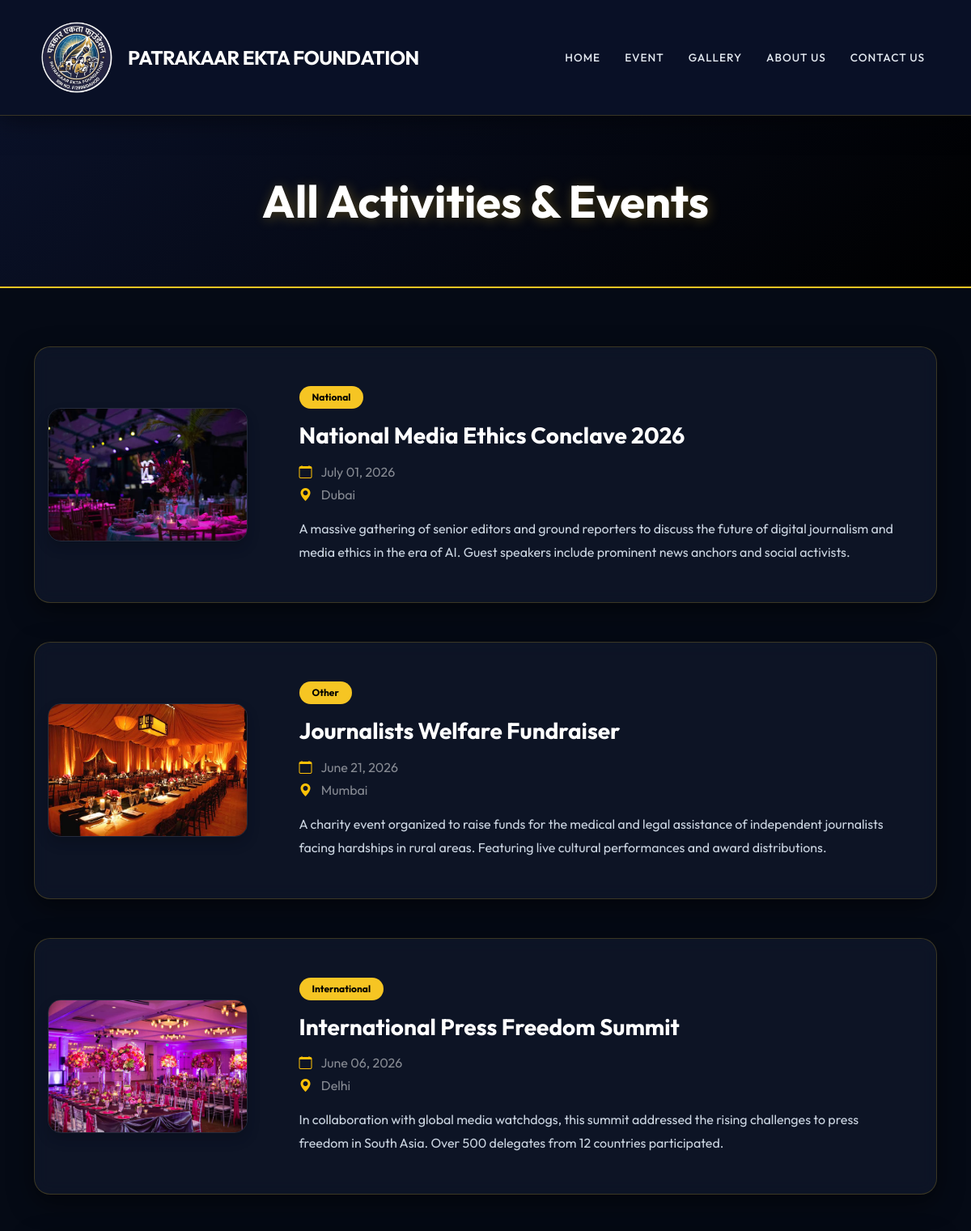
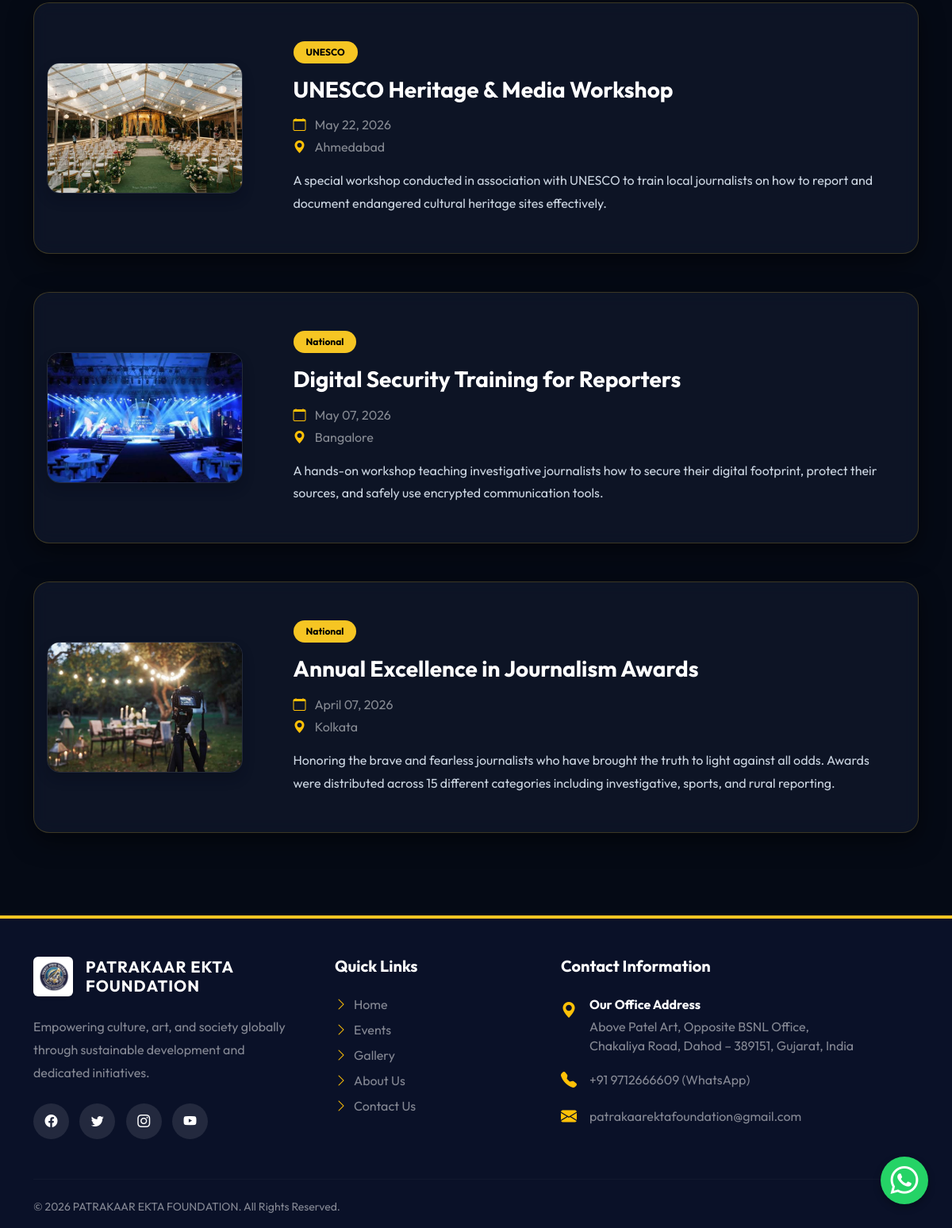
Screenshot of /events/ with the database file from the repository (2 pictures, top to bottom).
### main/models.py (models this page shows, shortened)
class Event(models.Model):
    EVENT_TYPES = (
        ('NATIONAL', 'National'),
        ('INTERNATIONAL', 'International'),
        ('UNESCO', 'UNESCO'),
        ('OTHER', 'Other'),
    )
    title = models.CharField(max_length=200)
    description = models.TextField()
    image = models.ImageField(upload_to='events/')
    date = models.DateField(blank=True, null=True)
    place = models.CharField(max_length=200, blank=True, null=True)
    event_type = models.CharField(max_length=50, choices=EVENT_TYPES, default='OTHER')
    is_active = models.BooleanField(default=True)
    class Meta:
        ordering = ['-date', '-id']

### main/views.py (the view)
# urls.py: path('events/', views.events, name='events'),
def events(request):
    events = Event.objects.filter(is_active=True)
    context = {'events': events}
    return render(request, 'main/events.html', context)

### main/templates/main/events.html (shortened to what this page needs)
{% extends 'main/base.html' %}
{% block content %}
<div class="py-5" style="background: linear-gradient(135deg, #0a1128 0%, #000000 100%); border-bottom: 2px solid var(--accent-color);">
    <div class="container text-center py-4" data-aos="fade-down">
        <h1 class="display-4 fw-bold text-white mb-0" style="text-shadow: 2px 2px 15px rgba(246,197,35,0.3);">All Activities & Events</h1>
    </div>
</div>
<div class="container my-5 py-4">
    <div class="row g-5">
        {% for event in events %}
        <div class="col-12" data-aos="fade-up" data-aos-delay="{{ forloop.counter0|add:1 }}00">
            <div class="card border-0" style="background: rgba(15, 23, 42, 0.8); backdrop-filter: blur(10px); border: 1px solid rgba(246, 197, 35, 0.2) !important; border-radius: 20px; overflow: hidden; box-shadow: 0 10px 30px rgba(0, 0, 0, 0.5); transition: transform 0.3s ease;" onmouseover="this.style.transform='translateY(-5px)'; this.style.borderColor='rgba(246,197,35,0.6)';" onmouseout="this.style.transform='translateY(0)'; this.style.borderColor='rgba(246,197,35,0.2)';">
                <div class="row g-0 align-items-center">
                    <div class="col-md-4 col-lg-3 text-center p-3">
                        {% if event.image %}
                        <img src="{{ event.image.url }}" class="img-fluid rounded-4 shadow" style="object-fit: contain; max-height: 250px; border: 1px solid rgba(255,255,255,0.1);" alt="{{ event.title }}">
                        {% endif %}
                    </div>
                    <div class="col-md-8 col-lg-9">
                        <div class="card-body p-4 p-md-5">
                            <span class="badge mb-3 py-2 px-3 rounded-pill" style="background: var(--accent-color); color: #000;">{{ event.get_event_type_display }}</span>
                            <h3 class="card-title text-white fw-bold mb-3">{{ event.title }}</h3>
                            {% if event.date %}
                            <p class="card-text text-white-50 mb-1"><i class="bi bi-calendar text-warning me-2"></i> {{ event.date|date:"F d, Y" }}</p>
                            {% endif %}
                            {% if event.place %}
                            <p class="card-text text-white-50 mb-3"><i class="bi bi-geo-alt-fill text-warning me-2"></i> {{ event.place }}</p>
                            {% endif %}
                            <p class="card-text text-light" style="line-height: 1.8; color: #cbd5e1 !important;">{{ event.description|linebreaksbr }}</p>
                        </div>
                    </div>
                </div>
            </div>
        </div>
        {% empty %}
        <div class="col-12 text-center text-white-50 py-5" data-aos="fade-up">
            <i class="bi bi-calendar-x display-1 mb-3 d-block text-warning"></i>
            <p class="fs-4">No events found. Please add events from the admin panel.</p>
        </div>
        {% endfor %}
    </div>
</div>
{% endblock %}

### main/templates/main/base.html (style rules this page uses)
:root { --primary-color: #0a1128; --accent-color: #f6c523; --bg-dark: #050a15; }
body { font-family: 'Outfit', sans-serif; background-color: var(--bg-dark); color: #e2e8f0; }

### rows the page displays
Event: image (picture), event_type "National", title "National Media Ethics Conclave 2026", date "July 01, 2026", place "Dubai", description "A massive gathering of senior editors and ground reporters to discuss the future of digital journalism and media ethics in the era of AI. Guest speakers include prominent news anchors and social activists."
Event: image (picture), event_type "Other", title "Journalists Welfare Fundraiser", date "June 21, 2026", place "Mumbai", description "A charity event organized to raise funds for the medical and legal assistance of independent journalists facing hardships in rural areas. Featuring live cultural performances and award distributions."
Event: image (picture), event_type "International", title "International Press Freedom Summit", date "June 06, 2026", place "Delhi", description "In collaboration with global media watchdogs, this summit addressed the rising challenges to press freedom in South Asia. Over 500 delegates from 12 countries participated."
Event: image (picture), event_type "UNESCO", title "UNESCO Heritage & Media Workshop", date "May 22, 2026", place "Ahmedabad", description "A special workshop conducted in association with UNESCO to train local journalists on how to report and document endangered cultural heritage sites effectively."
Event: image (picture), event_type "National", title "Digital Security Training for Reporters", date "May 07, 2026", place "Bangalore", description "A hands-on workshop teaching investigative journalists how to secure their digital footprint, protect their sources, and safely use encrypted communication tools."
Event: image (picture), event_type "National", title "Annual Excellence in Journalism Awards", date "April 07, 2026", place "Kolkata", description "Honoring the brave and fearless journalists who have brought the truth to light against all odds. Awards were distributed across 15 different categories including investigative, sports, and rural reporting."
